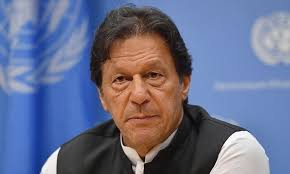
#> input picture imranKhan.jpg, 290 x 174 px, given in place of the camera
$ python motion.py
#> lines starting #> are read from the running program, lines starting #| are printed output that depends on the picture
import cv2, time, pandas
from datetime import datetime

#Declaration
first_frame=None
status_list=[None,None]
times=[]

df=pandas.DataFrame(columns=["Start","End"]) #DataFrame to store the time values during which object dectection and movement appears

video=cv2.VideoCapture(0)  #Create a VideoCapture object to record video using web cam (0 is to specify to use built-in camera)

while True:
    check, frame = video.read()
#> frame is the input picture: shape (174, 290, 3); mean B, G, R 140.1, 111.1, 104.5
    status=0 #Status at the beginning of the recording is zero as the object is not visible

    gray=cv2.cvtColor(frame,cv2.COLOR_BGR2GRAY) #Convert the frame color to gray scale
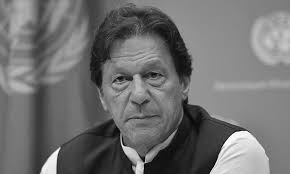
#> gray: shape (174, 290); min 1, max 255, mean 112.5
    gray=cv2.GaussianBlur(gray,(21,21),0) #Convert the gray scale frame to Gaussian Blur
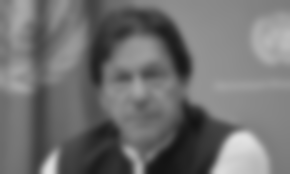
#> gray: shape (174, 290); min 19, max 225, mean 112.5

    if first_frame is None: #This will store the first image/frame of the video as video is nothing but multiple pictures shown in a sequence
        first_frame=gray
        continue

    delta_frame=cv2.absdiff(first_frame,gray) #Calculates the difference between the first frame and the other frames
    thresh_frame=cv2.threshold(delta_frame, 30, 255, cv2.THRESH_BINARY)[1] #Provides a threshold value, such that it will convert the difference value with less than 30 to black. If the difference is greater than 30 it will convert those pixels to white
    thresh_frame=cv2.dilate(thresh_frame, None, iterations=2)
    (cnts,_)=cv2.findContours(thresh_frame.copy(),cv2.RETR_EXTERNAL, cv2.CHAIN_APPROX_SIMPLE) #Defines the contour area. Basically add the borders

    for contour in cnts: #Removes noises and shadows. Basically, it will keep only that part white, which has area greater than 1000 pixels
        if cv2.contourArea(contour) < 10000:
            continue
        status=1 #Change in status when the object is being detected

        (x, y, w, h)=cv2.boundingRect(contour)
        cv2.rectangle(frame, (x, y), (x+w, y+h), (0,255,0), 3) #Creates a rectangular box around the object in the frame

    status_list.append(status)  #List of status for every frame
    status_list=status_list[-2:]

    #Record datatime in a list when change occurs
    if status_list[-1]==1 and status_list[-2]==0:
        times.append(datetime.now())
    if status_list[-1]==0 and status_list[-2]==1:
        times.append(datetime.now())

    cv2.imshow("Gray Frame",gray)
    cv2.imshow("Delta Frame",delta_frame)
    cv2.imshow("Threshold Frame",thresh_frame)
    cv2.imshow("Color Frame",frame)

    key=cv2.waitKey(1) #Frame will change in 1 millisecond

    if key==ord('q'): #This will break the loop, once the user presses 'q'
        if status==1:
            times.append(datetime.now())
        break

print(status_list)
print(times)

for i in range(0,len(times),2):
    df=df.append({"Start":times[i],"End":times[i+1]},ignore_index=True) #Store time values in a DataFrame
#> this loop made 0 passes

df.to_csv("Times.csv") #This will write the Dataframe to a .csv file

video.release() #This will release the webcam in some milliseconds
cv2.destroyAllWindows #This will close all the windows
